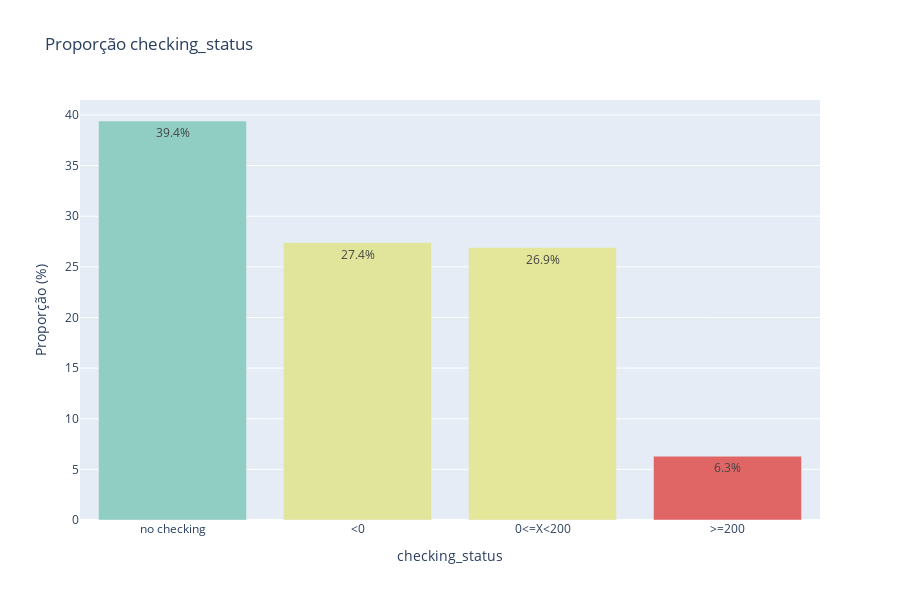
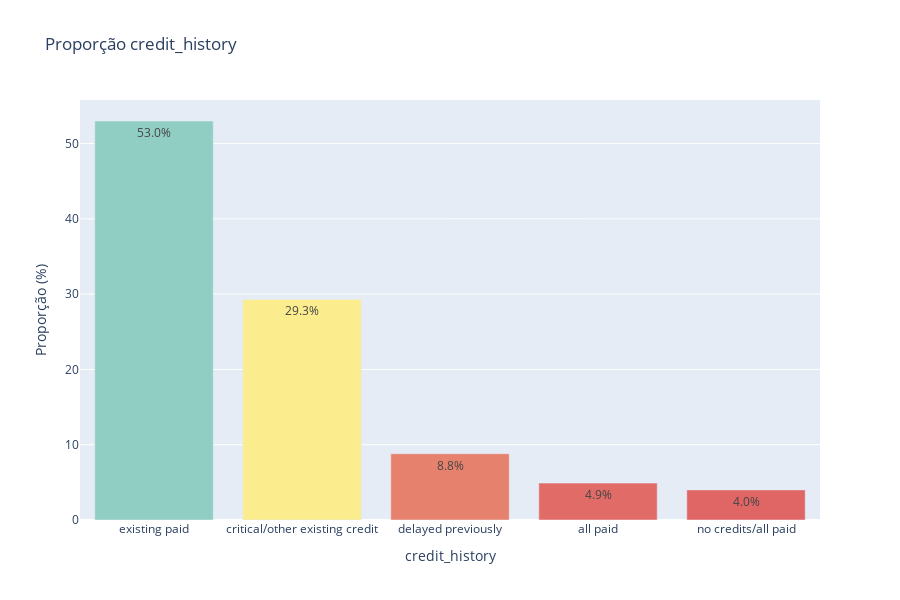
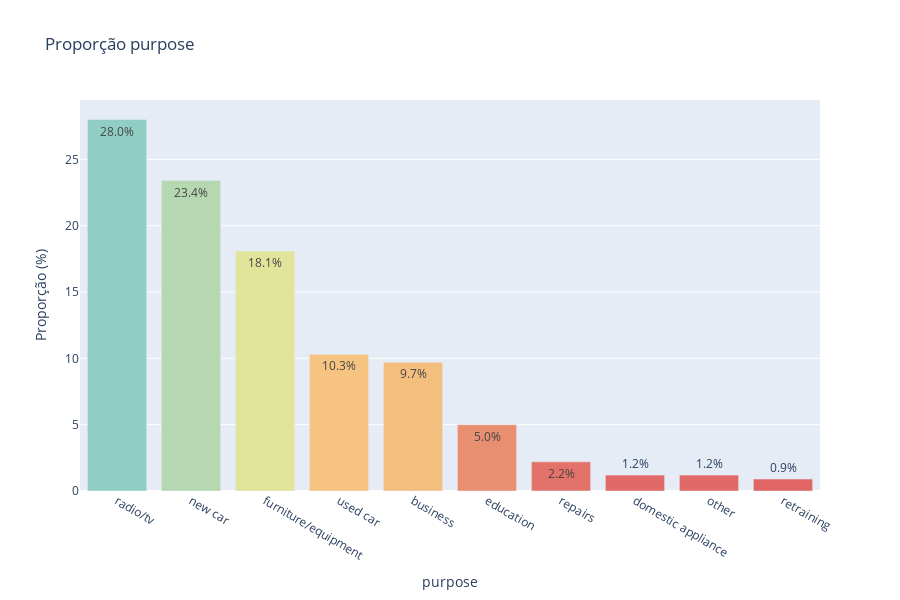
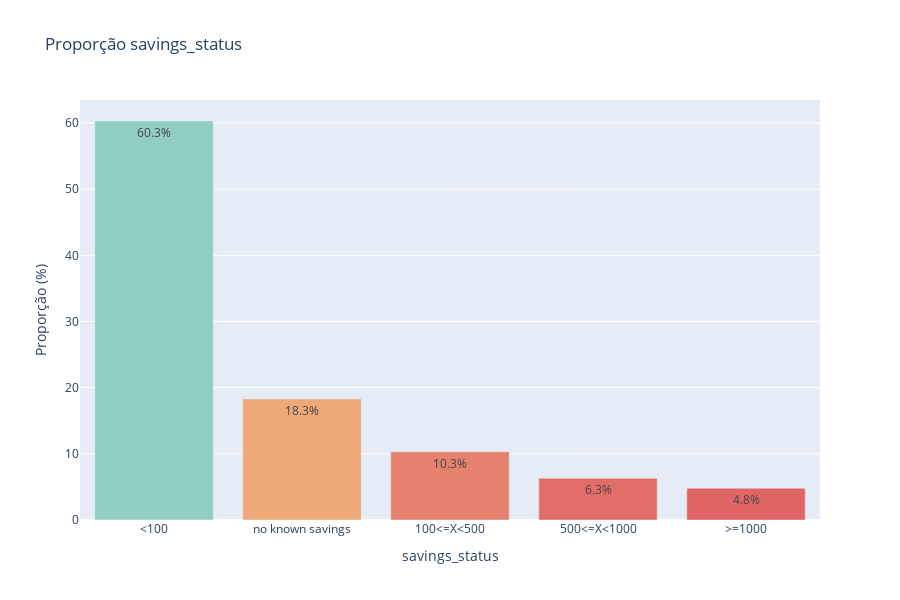

The notebook cell these images were saved under, in order:
### Markdown cell above
Iteração pelas Features Categóricas para gerar os gráficos

### Code cell
for col in categorical_features:
    x_vals = df[col]
    
    # Contar os valores únicos e suas proporções
    counts = x_vals.value_counts()
    total_count = len(df[col])
    counts_percentage = (counts / total_count) * 100
    x_vals = counts.index
    y_vals = counts_percentage.values
    
    fig3 = go.Figure()
    fig3.add_trace(go.Bar(x=x_vals, y=y_vals, text=[f'{np.round(yy, 2)}%' for yy in y_vals],
                      marker=dict(color=y_vals, colorscale=[[0, RED], [0.5, YELLOW], [1, GREEN]])))
    fig3.update_layout(title=f'Proporção {col}', yaxis_title='Proporção (%)', xaxis_title=f'{col}',
                     height=600, autosize=True)
    export_fig(fig3, f'feature_prop_{col}', '../figs/eda/feat_prop')
    fig3.show()

### Figure 1 — Plotly figure (JSON) as saved in the notebook; plotly's stock layout.template omitted (floating-point values rounded to 4 significant figures)
{"data": [{"marker": {"color": [39.4, 27.4, 26.9, 6.3], "colorscale": [[0, "#E06666"], [0.5, "#FFEE8C"], [1, "#90CDC3"]]}, "text": ["39.4%", "27.4%", "26.9%", "6.3%"], "type": "bar", "x": ["no checking", "<0", "0<=X<200", ">=200"], "y": [39.4, 27.4, 26.9, 6.3]}], "layout": {"autosize": true, "height": 600, "title": {"text": "Proporção checking_status"}, "xaxis": {"title": {"text": "checking_status"}}, "yaxis": {"title": {"text": "Proporção (%)"}}}}

### Figure 2 — Plotly figure (JSON) as saved in the notebook; plotly's stock layout.template omitted (floating-point values rounded to 4 significant figures)
{"data": [{"marker": {"color": [53.0, 29.3, 8.8, 4.9, 4.0], "colorscale": [[0, "#E06666"], [0.5, "#FFEE8C"], [1, "#90CDC3"]]}, "text": ["53.0%", "29.3%", "8.8%", "4.9%", "4.0%"], "type": "bar", "x": ["existing paid", "critical/other existing credit", "delayed previously", "all paid", "no credits/all paid"], "y": [53.0, 29.3, 8.8, 4.9, 4.0]}], "layout": {"autosize": true, "height": 600, "title": {"text": "Proporção credit_history"}, "xaxis": {"title": {"text": "credit_history"}}, "yaxis": {"title": {"text": "Proporção (%)"}}}}

### Figure 3 — Plotly figure (JSON) as saved in the notebook; plotly's stock layout.template omitted (floating-point values rounded to 4 significant figures)
{"data": [{"marker": {"color": [28.0, 23.4, 18.1, 10.3, 9.7, 5.0, 2.2, 1.2, 1.2, 0.9], "colorscale": [[0, "#E06666"], [0.5, "#FFEE8C"], [1, "#90CDC3"]]}, "text": ["28.0%", "23.4%", "18.1%", "10.3%", "9.7%", "5.0%", "2.2%", "1.2%", "1.2%", "0.9%"], "type": "bar", "x": ["radio/tv", "new car", "furniture/equipment", "used car", "business", "education", "repairs", "domestic appliance", "other", "retraining"], "y": [28.0, 23.4, 18.1, 10.3, 9.7, 5.0, 2.2, 1.2, 1.2, 0.9]}], "layout": {"autosize": true, "height": 600, "title": {"text": "Proporção purpose"}, "xaxis": {"title": {"text": "purpose"}}, "yaxis": {"title": {"text": "Proporção (%)"}}}}

### Figure 4 — Plotly figure (JSON) as saved in the notebook; plotly's stock layout.template omitted (floating-point values rounded to 4 significant figures)
{"data": [{"marker": {"color": [60.3, 18.3, 10.3, 6.3, 4.8], "colorscale": [[0, "#E06666"], [0.5, "#FFEE8C"], [1, "#90CDC3"]]}, "text": ["60.3%", "18.3%", "10.3%", "6.3%", "4.8%"], "type": "bar", "x": ["<100", "no known savings", "100<=X<500", "500<=X<1000", ">=1000"], "y": [60.3, 18.3, 10.3, 6.3, 4.8]}], "layout": {"autosize": true, "height": 600, "title": {"text": "Proporção savings_status"}, "xaxis": {"title": {"text": "savings_status"}}, "yaxis": {"title": {"text": "Proporção (%)"}}}}
